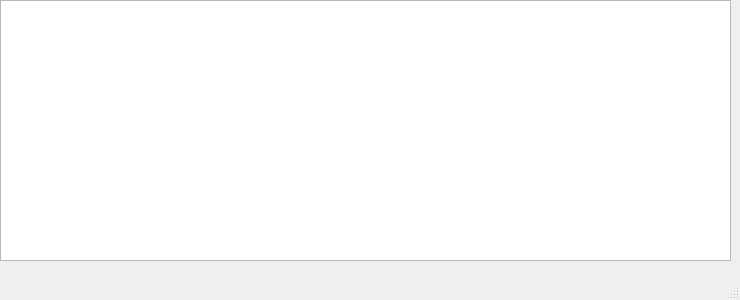
<?xml version="1.0" encoding="UTF-8"?>
<ui version="4.0">
 <class>MainWindow</class>
 <widget class="QMainWindow" name="MainWindow">
  <property name="geometry">
   <rect>
    <x>0</x>
    <y>0</y>
    <width>740</width>
    <height>300</height>
   </rect>
  </property>
  <property name="windowTitle">
   <string>MainWindow</string>
  </property>
  <widget class="QWidget" name="centralwidget">
   <widget class="QTableWidget" name="table_widget">
    <property name="geometry">
     <rect>
      <x>0</x>
      <y>0</y>
      <width>731</width>
      <height>261</height>
     </rect>
    </property>
   </widget>
  </widget>
  <widget class="QMenuBar" name="menubar">
   <property name="geometry">
    <rect>
     <x>0</x>
     <y>0</y>
     <width>740</width>
     <height>21</height>
    </rect>
   </property>
  </widget>
  <widget class="QStatusBar" name="statusbar"/>
 </widget>
 <resources/>
 <connections/>
</ui>
